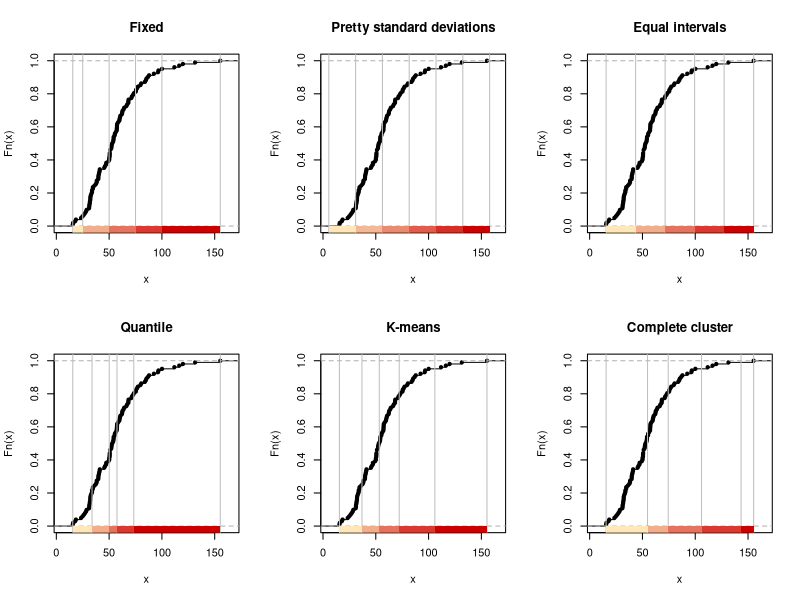
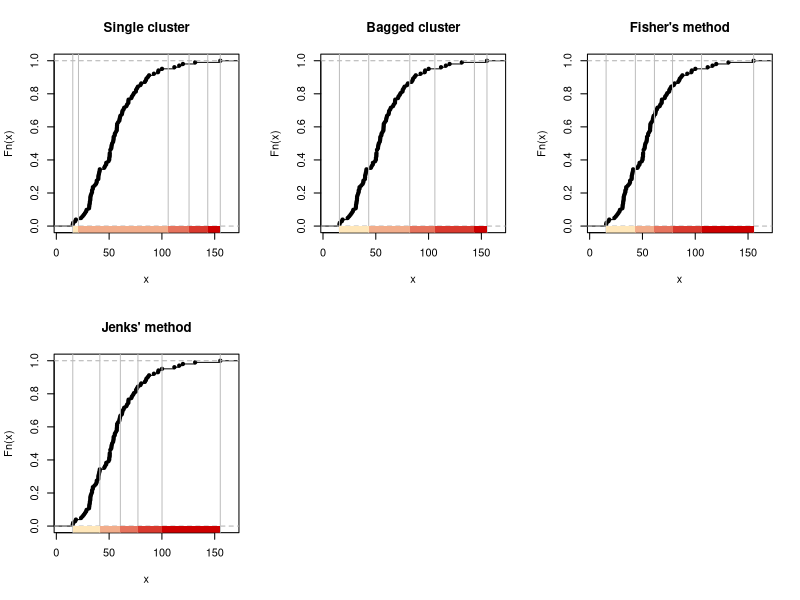
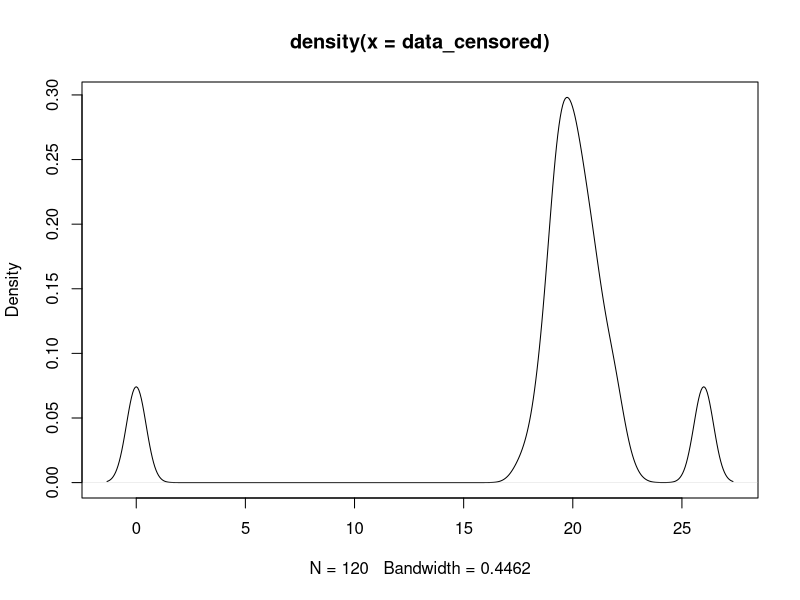

The R script that drew these images, in order:
library(classInt)


### Name: classIntervals
### Title: Choose univariate class intervals
### Aliases: classIntervals print.classIntervals plot.classIntervals
###   nPartitions classIntervals2shingle
### Keywords: spatial

### ** Examples

data(jenks71, package="spData")
pal1 <- c("wheat1", "red3")
opar <- par(mfrow=c(2,3))
plot(classIntervals(jenks71$jenks71, n=5, style="fixed",
 fixedBreaks=c(15.57, 25, 50, 75, 100, 155.30)), pal=pal1, main="Fixed")
plot(classIntervals(jenks71$jenks71, n=5, style="sd"), pal=pal1, main="Pretty standard deviations")
plot(classIntervals(jenks71$jenks71, n=5, style="equal"), pal=pal1, main="Equal intervals")
plot(classIntervals(jenks71$jenks71, n=5, style="quantile"), pal=pal1, main="Quantile")
set.seed(1)
plot(classIntervals(jenks71$jenks71, n=5, style="kmeans"), pal=pal1, main="K-means")
plot(classIntervals(jenks71$jenks71, n=5, style="hclust", method="complete"),
 pal=pal1, main="Complete cluster")
plot(classIntervals(jenks71$jenks71, n=5, style="hclust", method="single"),
 pal=pal1, main="Single cluster")
set.seed(1)
plot(classIntervals(jenks71$jenks71, n=5, style="bclust", verbose=FALSE),
 pal=pal1, main="Bagged cluster")
plot(classIntervals(jenks71$jenks71, n=5, style="fisher"), pal=pal1, main="Fisher's method")
plot(classIntervals(jenks71$jenks71, n=5, style="jenks"), pal=pal1, main="Jenks' method")
par(opar)
classIntervals(jenks71$jenks71, n=5, style="fixed", fixedBreaks=c(15.57, 25, 50, 75, 100, 155.30))
classIntervals(jenks71$jenks71, n=5, style="sd")
classIntervals(jenks71$jenks71, n=5, style="equal")
classIntervals(jenks71$jenks71, n=5, style="quantile")
set.seed(1)
classIntervals(jenks71$jenks71, n=5, style="kmeans")
set.seed(1)
classIntervals(jenks71$jenks71, n=5, style="kmeans", intervalClosure="right")
set.seed(1)
classIntervals(jenks71$jenks71, n=5, style="kmeans", dataPrecision=0)
set.seed(1)
print(classIntervals(jenks71$jenks71, n=5, style="kmeans"), cutlabels=FALSE)
classIntervals(jenks71$jenks71, n=5, style="hclust", method="complete")
classIntervals(jenks71$jenks71, n=5, style="hclust", method="single")
set.seed(1)
classIntervals(jenks71$jenks71, n=5, style="bclust", verbose=FALSE)
classIntervals(jenks71$jenks71, n=5, style="bclust", hclust.method="complete", verbose=FALSE)
classIntervals(jenks71$jenks71, n=5, style="fisher")
classIntervals(jenks71$jenks71, n=5, style="jenks")
x <- c(0, 0, 0, 1, 2, 50)
classIntervals(x, n=3, style="fisher")
classIntervals(x, n=3, style="jenks")

# Argument 'unique' will collapse the label of classes containing a 
# single value. This is particularly useful for 'censored' variables
# that contain for example many zeros. 

data_censored<-c(rep(0,10), rnorm(100, mean=20,sd=1),rep(26,10))
plot(density(data_censored))

cl2<-classIntervals(data_censored, n=5, style="jenks", dataPrecision=2)

print(cl2, unique=FALSE)
print(cl2, unique=TRUE)
